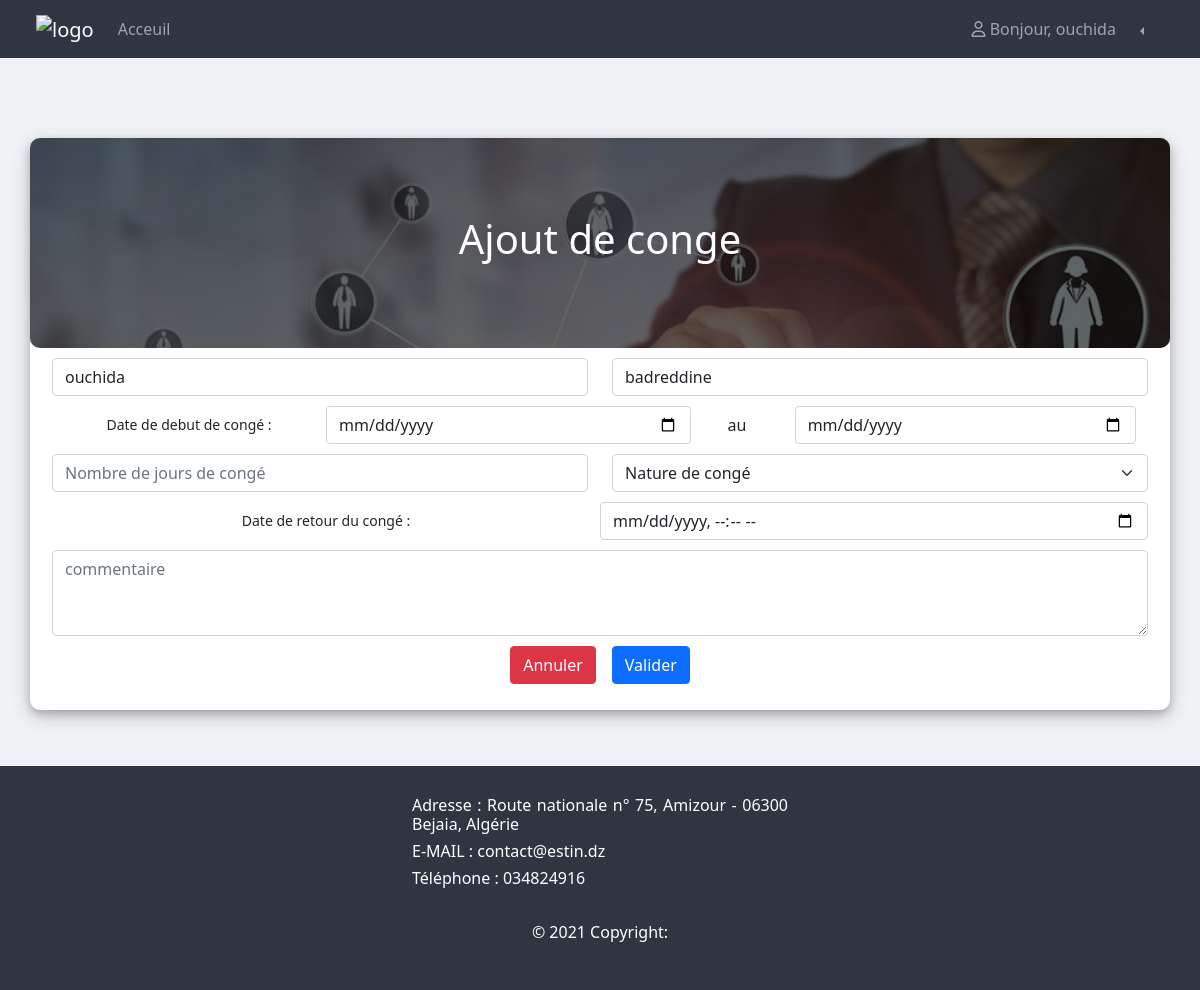
Page /conge/2 (signed in) on the committed database.
### myapp/models.py (models this page shows, shortened)
class Utilisateur(AbstractBaseUser):
    email = models.EmailField(verbose_name="email", max_length=60, unique=True)
    username = models.CharField(max_length=30, unique=True)
    nom = models.CharField(max_length=30)
    prenom = models.CharField(max_length=30)
    numero = models.CharField(max_length=10)
    fonction = models.CharField(max_length=1,choices=FONCTION,null=False)
    profile_pic = models.ImageField(default="profile.jpg", null=True, blank=True)
    date_joined = models.DateTimeField(verbose_name='date joined', auto_now_add=True)
    last_login = models.DateTimeField(verbose_name='last login', auto_now=True)
    is_admin = models.BooleanField(default=False)
    is_active = models.BooleanField(default=True)
    is_staff = models.BooleanField(default=False)
    is_superuser = models.BooleanField(default=False)
    USERNAME_FIELD = 'username'
    REQUIRED_FIELDS = ['email']
    objects = MyAccountManager()
    def __str__(self):
	    return self.username

class Employee(models.Model):
    image = models.ImageField(default="profile.jpg", null=True, blank=True)
    nom = models.CharField(max_length=30)
    prenom = models.CharField(max_length=30)
    function=models.CharField(choices=FONCTION2 , max_length=3,null=True)
    numero =models.CharField(max_length=10,null=True)
    naissance=models.DateField()
    adresse = models.CharField(max_length=200,null=True)
    email = models.EmailField(max_length=200,null=True)
    situation = models.CharField(choices=SITUATION_FAMILIALE , max_length=1,null=True)
    date_joined = models.DateField()
    date_recretment  = models.DateField()
    Nenfant=models.IntegerField()
    nature=models.CharField(choices=NATURE , max_length=1,null=True)
    numccp=models.IntegerField()
    numss=models.IntegerField()
    Xfonctionnair = models.BooleanField(default=False)
    motif = models.CharField(default="N", choices=MOTIF,max_length=2)
    date_supression = models.DateField(auto_now_add=True,null=True,blank=True)
    comentaire = models.TextField(null=True,blank=True)
    date_effet = models.DateField(blank=True,null=True)
    cheked = models.BooleanField(default=False)
    is_greater_than_2 = models.BooleanField(default=False)
    is_greater_than_10 = models.BooleanField(default=False)
    decision = models.CharField(default="N",max_length=1,choices=DECISION)
    color = models.CharField(max_length=10,null=True,blank=True)
    checked = models.BooleanField(default=False)
    date = models.DateField(blank=True,null=True)
    alerte = models.CharField(default="0", max_length=1,choices=ALERT)

### myapp/views.py (the view, shortened to what this page needs)
# urls.py: path('conge/<int:pk>',congeView,name="conge"),
def congeView(request,pk):
    try :
        employee = Employee.objects.get(pk=pk,Xfonctionnair=False)
    except ObjectDoesNotExist :
        messages.add_message(request, messages.WARNING, 'Operation validé.')
        return redirect('/ats')
    context = {"employee":employee}
    return render(request,'congeform.html',context)

### templates/congeform.html (shortened to what this page needs)
{% extends 'main.html' %} {% block body %}
<div class="container ajout" style="height: auto">
  <form
    enctype="multipart/form-data"
    action="{% url 'conge' employee.id %}"
    method="POST"
  >
    <div class="banner">
      <h1>Ajout de conge</h1>
    </div>
    <div class="row">
      <div class="col">
        <input
          type="text"
          class="form-control"
          placeholder="Nom"
          name="nom"
          value="{{employee.nom}}"
          required
        />
      </div>
      <div class="col">
        <input
          type="text"
          class="form-control"
          placeholder="Prenom"
          name="prenom"
          value="{{employee.prenom}}"
          required
        />
      </div>
    </div>
    <div class="row">
      <div class="col">
        <div class="row" style="margin: 0">
          <div
            class="col-3"
            style="display: flex; justify-content: center; align-items: center"
          >
            <small>Date de debut de congé : </small>
          </div>
          <div class="col-4" style="padding: 0">
            <input type="date" class="form-control" name="debut" required />
          </div>
          <div
            class="col-1"
            style="display: flex; justify-content: center; align-items: center"
          >
            au
          </div>
          <div class="col-4">
            <input type="date" class="form-control" name="fin" required />
          </div>
        </div>
      </div>
    </div>
    <div class="row">
      <div class="col">
        <input
          type="numbre"
          class="form-control"
          placeholder="Nombre de jours de congé"
          name="nombre"
          required
        />
      </div>
      <div class="col">
        <select class="form-select" name="nature">
          <option selected>Nature de congé</option>
        </select>
      </div>
    </div>
    <div class="row">
      <div class="col">
        <div class="row" style="margin: 0">
          <div
            class="col-6"
            style="display: flex; justify-content: center; align-items: center"
          >
            <small>Date de retour du congé : </small>
          </div>
          <div class="col-6" style="padding: 0">
            <input
              type="datetime-local"
              class="form-control"
              name="retour"
              required
            />
          </div>
        </div>
      </div>
    </div>
    <div class="row">
      <div class="col">
        <textarea
          class="form-control"
          placeholder="commentaire"
          name="commentaire"
          rows="3"
        ></textarea>
      </div>
    </div>
    <div
      class="row"
      style="display: flex; justify-content: center; aligntu-items: center"
    >
      <a
        style="width: auto"
        href="{% url 'ats' %}"
        class="btn btn-danger mb-3 mx-2"
        >Annuler</a
      >
      <button
        style="width: auto"
        type="submit"
        class="btn btn-primary mb-3 mx-2"
      >
        Valider
      </button>
    </div>
  </form>
</div>
{% endblock %}

### templates/navbar.html (shortened to what this page needs)
<nav class="navbar navbar-expand-lg navbar-dark">
  <div class="container-fluid">
    <a class="navbar-brand" href="/">
      <img
        src="https://estin.dz/wp-content/uploads/2020/11/cropped-estin_logo-mini-2-2.jpg"
        alt="logo"
      />
    </a>
    <div class="collapse navbar-collapse" id="navbarNav">
      <ul class="navbar-nav">
        <li class="nav-item">
          <a class="nav-link" aria-current="page" href="/">Acceuil</a>
        </li>
      </ul>
      <ul class="navbar-nav left">
        <li class="nav-item mx-2">
          <a class="nav-link" aria-current="page" href="#"
            ><i class="far fa-user"></i> Bonjour, {{request.user}}</a
          >
        </li>
        <li class="nav-item dropdown btn-group dropstart">
          <a
            class="nav-link dropdown-toggle"
            href="#"
            id="navbarDarkDropdownMenuLink"
            role="button"
            data-bs-toggle="dropdown"
            aria-expanded="false"
          >
          </a>
        </li>
      </ul>
    </div>
  </div>
</nav>

### static/css/styles.css (style rules this page uses)
a { text-decoration: none; }
.navbar, footer { background-color: #2f3541; }
.navbar .left { margin-left: auto; margin-right: 2rem; }
.navbar-brand img { width: 100px; margin-left: 1.5rem; }
.ajout { display: flex; animation-name: animation; animation-duration: 1s; animation-fill-mode: forwards; margin-top: 5rem; margin-bottom: 3.5rem; border-radius: 10px; padding: 0; }
.ajout form { width: 100%; }
.banner { position: relative; height: 210px; background-image: url("../images/ajoutATS.jpg"); background-size: cover; display: flex; justify-content: center; align-items: center; text-align: center; color: #fff; border-radius: 10px; }
.banner::after { content: ""; background-color: rgba(0, 0, 0, 0.6); position: absolute; width: 100%; height: 100%; border-radius: 10px; }
.banner h1 { z-index: 2; }
.ajout .row { margin: 10px; }

### rows in the picture
Utilisateur: user "ouchida"
Employee: nom "ouchida", prenom "badreddine"
